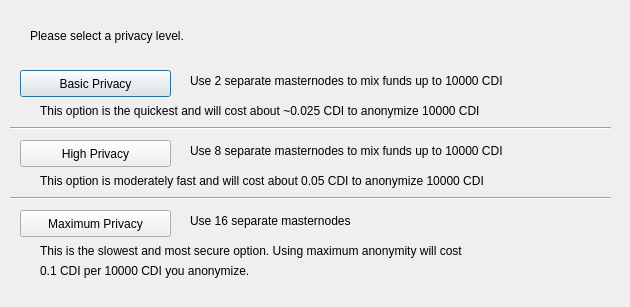
<?xml version="1.0" encoding="UTF-8"?>
<ui version="4.0">
 <class>ObfuscationConfig</class>
 <widget class="QDialog" name="ObfuscationConfig">
  <property name="geometry">
   <rect>
    <x>0</x>
    <y>0</y>
    <width>630</width>
    <height>307</height>
   </rect>
  </property>
  <property name="windowTitle">
   <string>Configure Obfuscation</string>
  </property>
  <widget class="QPushButton" name="buttonBasic">
   <property name="geometry">
    <rect>
     <x>20</x>
     <y>70</y>
     <width>151</width>
     <height>27</height>
    </rect>
   </property>
   <property name="text">
    <string>Basic Privacy</string>
   </property>
  </widget>
  <widget class="QPushButton" name="buttonHigh">
   <property name="geometry">
    <rect>
     <x>20</x>
     <y>140</y>
     <width>151</width>
     <height>27</height>
    </rect>
   </property>
   <property name="text">
    <string>High Privacy</string>
   </property>
  </widget>
  <widget class="QPushButton" name="buttonMax">
   <property name="geometry">
    <rect>
     <x>20</x>
     <y>210</y>
     <width>151</width>
     <height>27</height>
    </rect>
   </property>
   <property name="text">
    <string>Maximum Privacy</string>
   </property>
  </widget>
  <widget class="QLabel" name="label">
   <property name="geometry">
    <rect>
     <x>30</x>
     <y>20</y>
     <width>571</width>
     <height>31</height>
    </rect>
   </property>
   <property name="text">
    <string>Please select a privacy level.</string>
   </property>
  </widget>
  <widget class="QLabel" name="label_2">
   <property name="geometry">
    <rect>
     <x>190</x>
     <y>70</y>
     <width>421</width>
     <height>21</height>
    </rect>
   </property>
   <property name="text">
    <string>Use 2 separate masternodes to mix funds up to 10000 CDI</string>
   </property>
  </widget>
  <widget class="QLabel" name="label_3">
   <property name="geometry">
    <rect>
     <x>190</x>
     <y>140</y>
     <width>411</width>
     <height>21</height>
    </rect>
   </property>
   <property name="text">
    <string>Use 8 separate masternodes to mix funds up to 10000 CDI</string>
   </property>
  </widget>
  <widget class="QLabel" name="label_4">
   <property name="geometry">
    <rect>
     <x>190</x>
     <y>210</y>
     <width>421</width>
     <height>21</height>
    </rect>
   </property>
   <property name="text">
    <string>Use 16 separate masternodes</string>
   </property>
  </widget>
  <widget class="QLabel" name="label_6">
   <property name="geometry">
    <rect>
     <x>40</x>
     <y>100</y>
     <width>561</width>
     <height>21</height>
    </rect>
   </property>
   <property name="text">
    <string>This option is the quickest and will cost about ~0.025 CDI to anonymize 10000 CDI</string>
   </property>
  </widget>
  <widget class="QLabel" name="label_7">
   <property name="geometry">
    <rect>
     <x>40</x>
     <y>170</y>
     <width>561</width>
     <height>21</height>
    </rect>
   </property>
   <property name="text">
    <string>This option is moderately fast and will cost about 0.05 CDI to anonymize 10000 CDI</string>
   </property>
  </widget>
  <widget class="QLabel" name="label_8">
   <property name="geometry">
    <rect>
     <x>40</x>
     <y>240</y>
     <width>561</width>
     <height>21</height>
    </rect>
   </property>
   <property name="text">
    <string>This is the slowest and most secure option. Using maximum anonymity will cost</string>
   </property>
  </widget>
  <widget class="QLabel" name="label_9">
   <property name="geometry">
    <rect>
     <x>40</x>
     <y>260</y>
     <width>561</width>
     <height>21</height>
    </rect>
   </property>
   <property name="text">
    <string>0.1 CDI per 10000 CDI you anonymize.</string>
   </property>
  </widget>
  <widget class="Line" name="line">
   <property name="geometry">
    <rect>
     <x>10</x>
     <y>120</y>
     <width>601</width>
     <height>16</height>
    </rect>
   </property>
   <property name="orientation">
    <enum>Qt::Horizontal</enum>
   </property>
  </widget>
  <widget class="Line" name="line_2">
   <property name="geometry">
    <rect>
     <x>10</x>
     <y>190</y>
     <width>601</width>
     <height>16</height>
    </rect>
   </property>
   <property name="orientation">
    <enum>Qt::Horizontal</enum>
   </property>
  </widget>
 </widget>
 <resources/>
 <connections/>
</ui>
